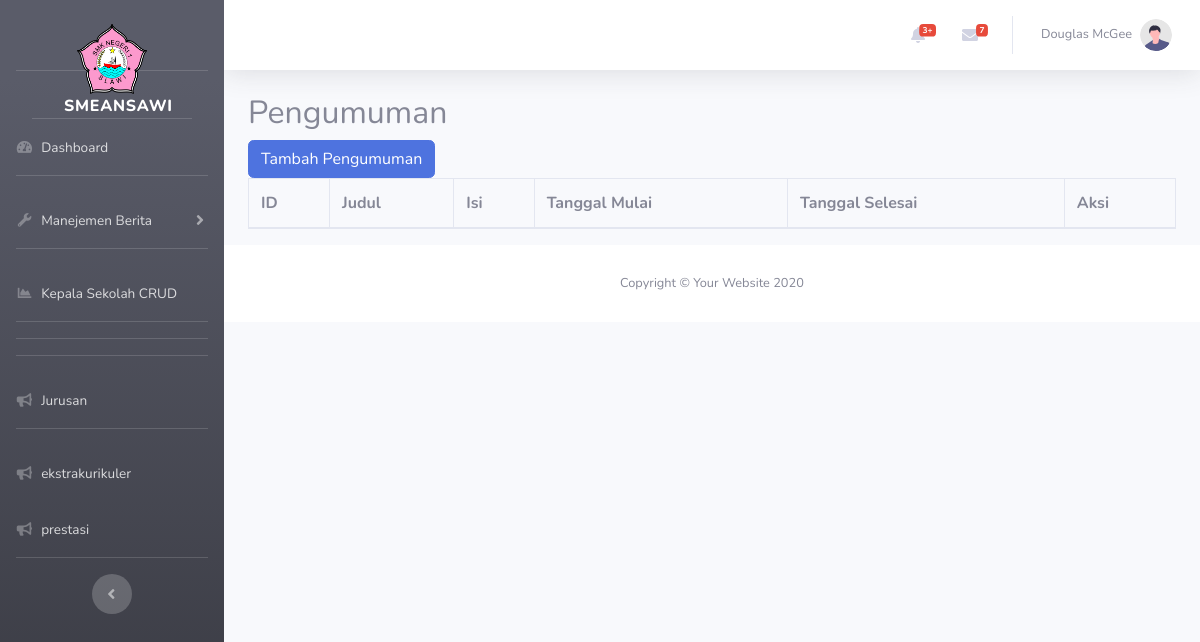
Before: /index.php/pengumuman with the older database file.
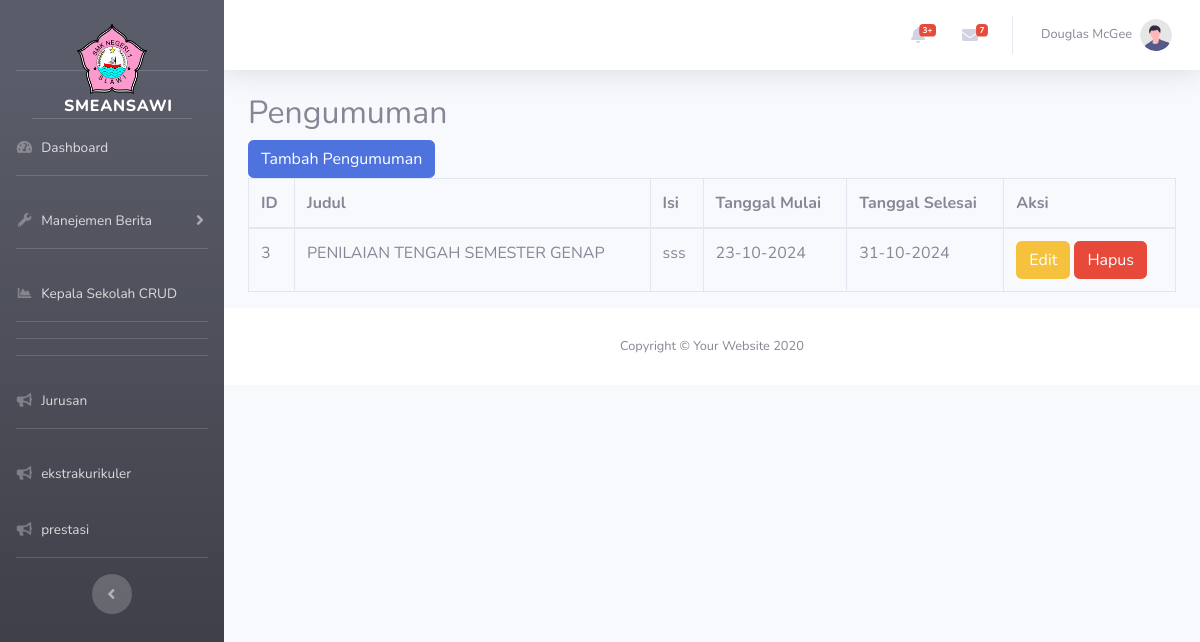
After: the same page with the newer database file.
### tables this page shows
CREATE TABLE `pengumuman` (
  `id` int NOT NULL,
  `judul` varchar(255) DEFAULT NULL,
  `isi` text,
  `tanggal_mulai` datetime DEFAULT NULL,
  `tanggal_selesai` datetime DEFAULT NULL,
  `user_id` int DEFAULT NULL,
  `create_at` datetime DEFAULT NULL,
  `update_at` datetime DEFAULT NULL,
  `delete_at` datetime DEFAULT NULL
);

### application/controllers/Pengumuman.php (called while the page is built, shortened)
<?php
class Pengumuman extends CI_Controller {
    public function __construct() {
        $this->load->model('Pengumuman_model');
    }
    public function index() {
        $data['pengumuman'] = $this->Pengumuman_model->get_all();
        $this->load->view('admin/header');
        $this->load->view('admin/sidebar');
        $this->load->view('admin/pengumuman/pengumuman_list', $data);
        $this->load->view('admin/footer');
    }
}

### index.php (called while the page is built, shortened)
<?php
require_once BASEPATH.'core/CodeIgniter.php';

### application/models/Pengumuman_model.php (called while the page is built, shortened)
<?php
class Pengumuman_model extends CI_Model {
    public function get_all() {
        $this->db->order_by('tanggal_mulai', 'DESC');
        $query = $this->db->get('pengumuman');
        return $query->result_array();
    }
}

### application/views/admin/pengumuman/pengumuman_list.php (the view)
<div class="container">
    <h2>Pengumuman</h2>
    <a href="<?php echo base_url('pengumuman/create'); ?>" class="btn btn-primary">Tambah Pengumuman</a>
    <table class="table table-bordered">
        <thead>
            <tr>
                <th>ID</th>
                <th>Judul</th>
                <th>Isi</th>
                <th>Tanggal Mulai</th>
                <th>Tanggal Selesai</th>
                <th>Aksi</th>
            </tr>
        </thead>
        <tbody>
            <?php foreach ($pengumuman as $item): ?>
            <tr>
                <td><?php echo $item['id']; ?></td>
                <td><?php echo $item['judul']; ?></td>
                <td><?php echo $item['isi']; ?></td>
                <td><?php echo date('d-m-Y', strtotime($item['tanggal_mulai'])); ?></td>
                <td><?php echo date('d-m-Y', strtotime($item['tanggal_selesai'])); ?></td>
                <td>
                    <a href="<?php echo base_url('pengumuman/edit/' . $item['id']); ?>" class="btn btn-warning">Edit</a>
                    <a href="<?php echo base_url('pengumuman/delete/' . $item['id']); ?>" class="btn btn-danger" onclick="return confirm('Apakah Anda yakin ingin menghapus pengumuman ini?');">Hapus</a>
                </td>
            </tr>
            <?php endforeach; ?>
        </tbody>
    </table>
</div>

Changed rows visible on the page:
added pengumuman: id "3", judul "PENILAIAN TENGAH SEMESTER GENAP", isi "sss", tanggal_mulai "23-10-2024", tanggal_selesai "31-10-2024"
